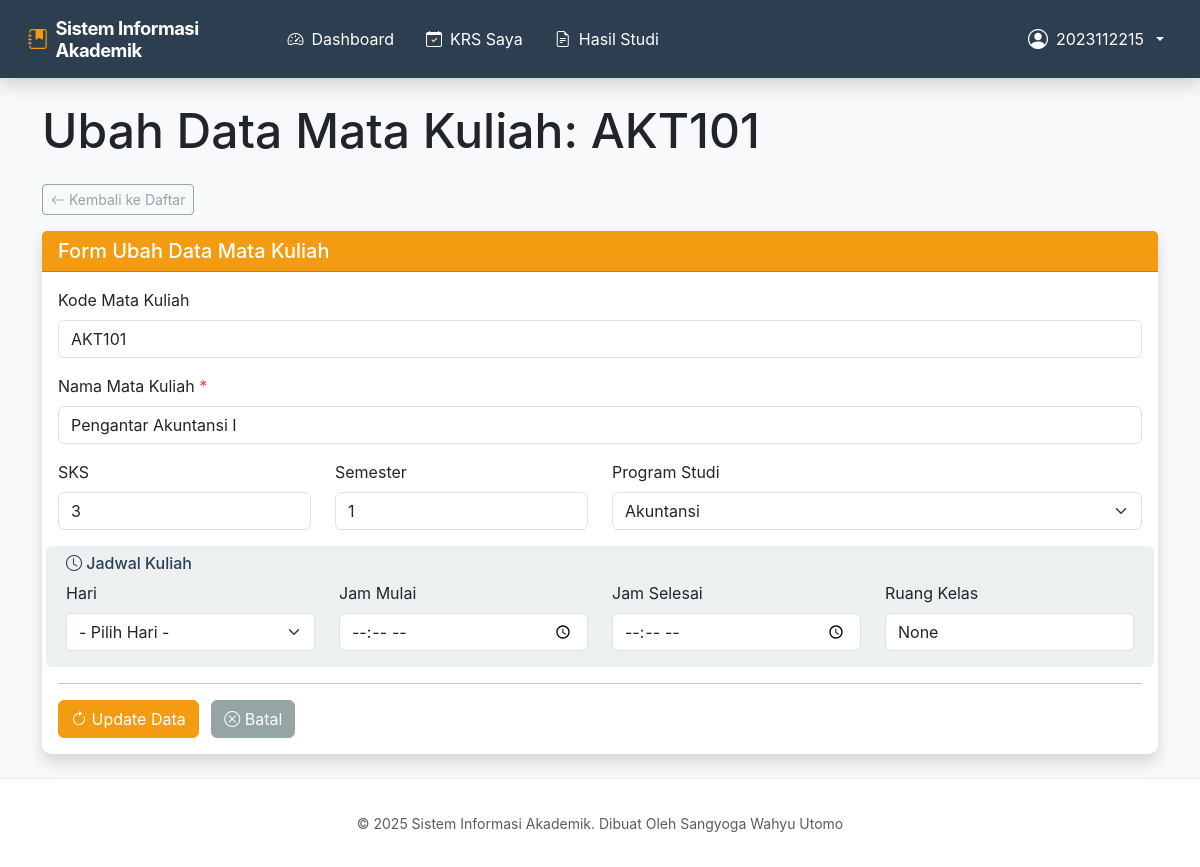
The page /matkul/edit/AKT101 (signed in) on the database its author committed.
### tables this page shows
CREATE TABLE tbMatakuliah (
            kode_matkul TEXT PRIMARY KEY, 
            nama_matkul TEXT NOT NULL, 
            sks INTEGER,
            semester INTEGER,
            prodi TEXT
        , hari TEXT, jam_mulai TEXT, jam_selesai TEXT, ruang TEXT);

### routes/admin.py (the view, shortened to what this page needs)
@admin_bp.route('/matkul/edit/<kode>', methods=['GET', 'POST'])
def edit_matkul(kode):
    if not session.get('logged_in'): return redirect(url_for('auth.login'))
    conn = get_db()
    data = repo.cari_by_kode_matkul(conn, kode)
    if not data: return redirect(url_for('admin.daftar_matkul'))
    return render_template('edit_matkul.html', matkul=data)

### app.py (called while the page is built, shortened)
@app.context_processor
def inject_totals():
    return dict(nav_total_pending=0)

@app.teardown_appcontext
def close_connection(exception):
    repo.close_connection(exception)

### repository.py (called while the page is built)
def get_db():
    db = getattr(g, '_database', None)
    if db is None:
        db = g._database = sqlite3.connect(DATABASE_NAME)
        db.row_factory = sqlite3.Row
    return db

def close_connection(exception):
    db = getattr(g, '_database', None)
    if db is not None:
        db.close()

def cari_by_kode_matkul(conn, kode):
    cursor = conn.cursor()
    cursor.execute("SELECT * FROM tbMatakuliah WHERE kode_matkul=?", (kode,))
    return cursor.fetchone()

### routes/general.py (called while the page is built)
def get_db():
    return repo.get_db()

### templates/edit_matkul.html (shortened to what this page needs)
{% extends "base.html" %}
{% block content %}
<h1 class="mb-4">Ubah Data Mata Kuliah: {{ matkul['kode_matkul'] }}</h1>
<a href="{{ url_for('admin.daftar_matkul') }}" class="btn btn-sm btn-outline-secondary mb-3"><i
        class="bi bi-arrow-left"></i>
    Kembali ke Daftar</a>
<div class="card shadow">
    <div class="card-header bg-warning text-white">
        <h5 class="card-title mb-0">Form Ubah Data Mata Kuliah</h5>
    </div>
    <div class="card-body">
        <form method="POST" action="{{ url_for('admin.edit_matkul', kode=matkul['kode_matkul']) }}">
            <div class="mb-3">
                <label for="kode_matkul" class="form-label">Kode Mata Kuliah</label>
                <input type="text" class="form-control" value="{{ matkul['kode_matkul'] }}" readonly>
            </div>
            <div class="mb-3">
                <label for="nama_matkul" class="form-label">Nama Mata Kuliah <span class="text-danger">*</span></label>
                <input type="text" class="form-control" id="nama_matkul" name="nama_matkul"
                    value="{{ matkul['nama_matkul'] }}" required>
            </div>
            <div class="row">
                <div class="col-md-3 mb-3">
                    <label for="sks" class="form-label">SKS</label>
                    <input type="number" class="form-control" id="sks" name="sks" value="{{ matkul['sks'] }}" min="1"
                        required>
                </div>
                <div class="col-md-3 mb-3">
                    <label for="semester" class="form-label">Semester</label>
                    <input type="number" class="form-control" id="semester" name="semester"
                        value="{{ matkul['semester'] }}" min="1" required>
                </div>
                <div class="col-md-6 mb-3">
                    <label for="prodi" class="form-label">Program Studi</label>
                    <select class="form-select" id="prodi" name="prodi" required>
                        <option value="Akuntansi" {% if matkul['prodi']=='Akuntansi' %}selected{% endif %}>Akuntansi
                        </option>
                    </select>
                </div>
            </div>
            <div class="row bg-light p-2 rounded mb-3">
                <div class="col-12">
                    <h6 class="text-primary"><i class="bi bi-clock"></i> Jadwal Kuliah</h6>
                </div>
                <div class="col-md-3 mb-2">
                    <label for="hari" class="form-label">Hari</label>
                    <select class="form-select" id="hari" name="hari">
                        <option value="">- Pilih Hari -</option>
                    </select>
                </div>
                <div class="col-md-3 mb-2">
                    <label for="jam_mulai" class="form-label">Jam Mulai</label>
                    <input type="time" class="form-control" id="jam_mulai" name="jam_mulai"
                        value="{{ matkul['jam_mulai'] }}">
                </div>
                <div class="col-md-3 mb-2">
                    <label for="jam_selesai" class="form-label">Jam Selesai</label>
                    <input type="time" class="form-control" id="jam_selesai" name="jam_selesai"
                        value="{{ matkul['jam_selesai'] }}">
                </div>
                <div class="col-md-3 mb-2">
                    <label for="ruang" class="form-label">Ruang Kelas</label>
                    <input type="text" class="form-control" id="ruang" name="ruang" placeholder="Cth: R.301"
                        value="{{ matkul['ruang'] }}">
                </div>
            </div>
            <hr>
            <button type="submit" class="btn btn-warning me-2"><i class="bi bi-arrow-clockwise"></i> Update
                Data</button>
            <a href="{{ url_for('admin.daftar_matkul') }}" class="btn btn-secondary"><i class="bi bi-x-circle"></i>
                Batal</a>
        </form>
    </div>
</div>
{% endblock %}

### static/css/style.css (style rules this page uses)
:root { --bs-primary: #2c3e50; --bs-success: #18bc9c; --bs-info: #3498db; --bs-danger: #e74c3c; }
.card { transition: transform 0.2s ease, box-shadow 0.2s ease; border-radius: 0.6rem; border: none; }
body { background-color: #f8f9fa; display: flex; flex-direction: column; min-height: 100vh; font-family: 'Inter', -apple-system, BlinkMacSystemFont, "Segoe UI", Roboto, Helvetica, Arial, sans-serif; }
.btn-warning { color: white !important; }

### rows shown on the page
tbMatakuliah: kode_matkul "AKT101", nama_matkul "Pengantar Akuntansi I", sks "3", semester "1", prodi "Akuntansi"

### other values the page prints
{{ session.get('username') }} "2023112215"
